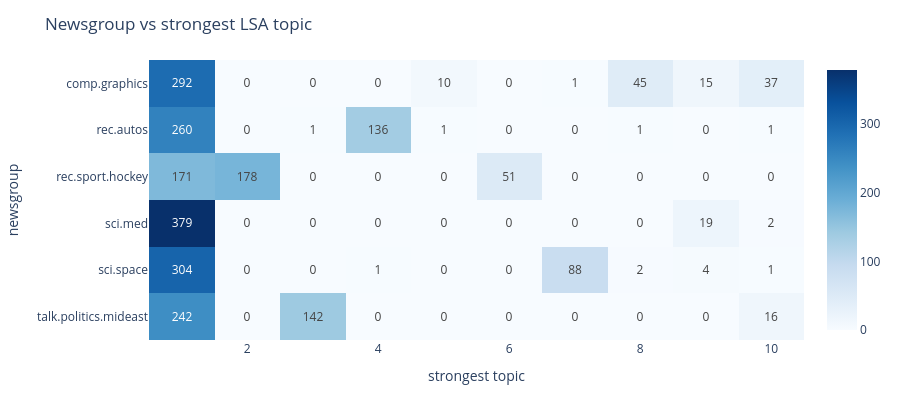

Notebook source saved alongside this figure:
### Markdown cell above
9. Cross the newsgroups with the topics (`pd.crosstab`) and draw the table as a heatmap. Compute its **purity**: for each topic, count the messages of its most common newsgroup, add these counts up and divide by the number of messages (1 = each topic contains a single newsgroup). Do the topics match the newsgroups?

💡 Hint: `table = pd.crosstab(news["newsgroup"], news["topic"])`, `px.imshow(table, text_auto=True)`, and the purity is `table.max().sum() / table.values.sum()`.

### Code cell
table = pd.crosstab(news["newsgroup"], news["topic"])
fig = px.imshow(table, text_auto=True, color_continuous_scale="Blues", aspect="auto")
fig.update_layout(title="Newsgroup vs strongest LSA topic", xaxis_title="strongest topic", height=420)
fig.show()
print(f"Purity: {table.max().sum() / table.values.sum():.3f}")

### Figure 1 — Plotly figure (JSON) as saved in the notebook; plotly's stock layout.template omitted (floating-point values rounded to 4 significant figures)
{"data": [{"coloraxis": "coloraxis", "hovertemplate": "topic: %{x}<br>newsgroup: %{y}<br>color: %{z}<extra></extra>", "name": "0", "texttemplate": "%{z}", "type": "heatmap", "x": [1, 2, 3, 4, 5, 6, 7, 8, 9, 10], "xaxis": "x", "y": ["comp.graphics", "rec.autos", "rec.sport.hockey", "sci.med", "sci.space", "talk.politics.mideast"], "yaxis": "y", "z": [[292, 0, 0, 0, 10, 0, 1, 45, 15, 37], [260, 0, 1, 136, 1, 0, 0, 1, 0, 1], [171, 178, 0, 0, 0, 51, 0, 0, 0, 0], [379, 0, 0, 0, 0, 0, 0, 0, 19, 2], [304, 0, 0, 1, 0, 0, 88, 2, 4, 1], [242, 0, 142, 0, 0, 0, 0, 0, 0, 16]]}], "layout": {"coloraxis": {"autocolorscale": false, "colorscale": [[0.0, "rgb(247,251,255)"], [0.125, "rgb(222,235,247)"], [0.25, "rgb(198,219,239)"], [0.375, "rgb(158,202,225)"], [0.5, "rgb(107,174,214)"], [0.625, "rgb(66,146,198)"], [0.75, "rgb(33,113,181)"], [0.875, "rgb(8,81,156)"], [1.0, "rgb(8,48,107)"]]}, "height": 420, "margin": {"t": 60}, "title": {"text": "Newsgroup vs strongest LSA topic"}, "xaxis": {"anchor": "y", "domain": [0.0, 1.0], "title": {"text": "strongest topic"}}, "yaxis": {"anchor": "x", "autorange": "reversed", "domain": [0.0, 1.0], "title": {"text": "newsgroup"}}}}
